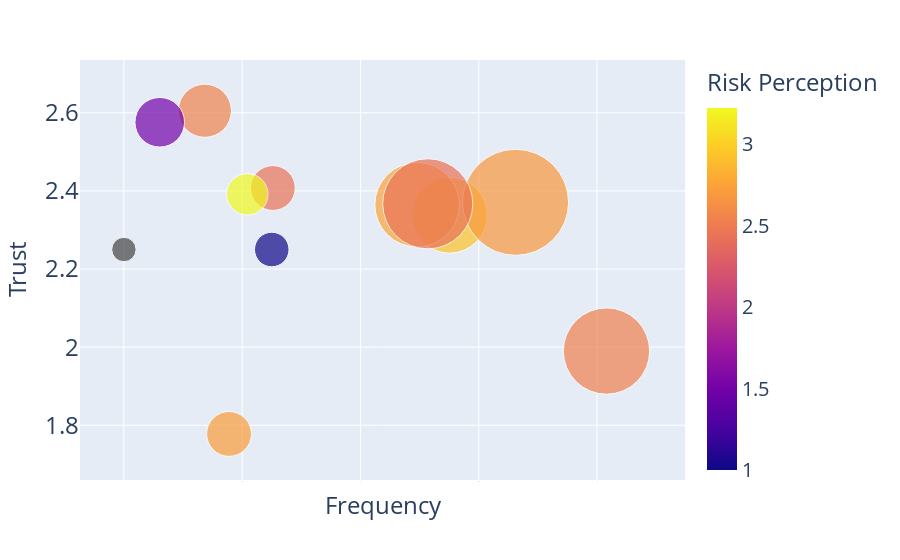

Notebook cell for this chart:
### Code cell
import plotly.offline as py
import plotly.graph_objs as go

py.init_notebook_mode(connected=True)


import plotly.express as px
df = plot_df

fig = px.scatter(df, x="Frequency", y="Trust",
	         size="Proportion", color="Risk Perception",
                 hover_name="Source", size_max=75)

fig.update_layout(
yaxis = dict(
tickfont = dict(size=24)))

fig.update_yaxes(title_font=dict(size=24))

fig.update_layout(
xaxis = dict(
tickfont = dict(size=1)))

fig.update_xaxes(title_font=dict(size=24))

fig.update_layout(
    font=dict(
        
        size=20,  # Set the font size her
    )
)



fig.show()

### Figure 1 — Plotly figure (JSON) as saved in the notebook; plotly's stock layout.template omitted (floating-point values rounded to 4 significant figures)
{"data": [{"hovertemplate": "<b>%{hovertext}</b><br><br>Frequency=%{x}<br>Trust=%{y}<br>Proportion=%{marker.size}<br>Risk Perception=%{marker.color}<extra></extra>", "hovertext": ["Radio", "Television", "Newspapers", "AgExtension", "Veterinarian", "MigrantLabor", "OtherGov", "LocalFriend", "DistantFriend", "Religious", "Scientist", "SocialMedia"], "legendgroup": "", "marker": {"color": [2.939, 2.75, 2.444, 2.545, 1.5, 2.714, 3.222, 2.685, 2.435, 1, null, 2.527], "coloraxis": "coloraxis", "size": [77, 96, 27, 38, 33, 27, 23, 151, 109, 16, 8, 100], "sizemode": "area", "sizeref": 0.02684, "symbol": "circle"}, "mode": "markers", "name": "", "orientation": "v", "showlegend": false, "type": "scatter", "x": [2.377, 2.24, 1.63, 1.342, 1.152, 1.444, 1.522, 2.656, 2.284, 1.625, 1, 3.04], "xaxis": "x", "y": [2.338, 2.365, 2.407, 2.605, 2.576, 1.778, 2.391, 2.371, 2.367, 2.25, 2.25, 1.99], "yaxis": "y"}], "layout": {"coloraxis": {"colorbar": {"title": {"text": "Risk Perception"}}, "colorscale": [[0, "#0d0887"], [0.1111, "#46039f"], [0.2222, "#7201a8"], [0.3333, "#9c179e"], [0.4444, "#bd3786"], [0.5556, "#d8576b"], [0.6667, "#ed7953"], [0.7778, "#fb9f3a"], [0.8889, "#fdca26"], [1, "#f0f921"]]}, "font": {"size": 20}, "legend": {"itemsizing": "constant", "tracegroupgap": 0}, "margin": {"t": 60}, "xaxis": {"anchor": "y", "domain": [0, 1], "tickfont": {"size": 1}, "title": {"font": {"size": 24}, "text": "Frequency"}}, "yaxis": {"anchor": "x", "domain": [0, 1], "tickfont": {"size": 24}, "title": {"font": {"size": 24}, "text": "Trust"}}}}
